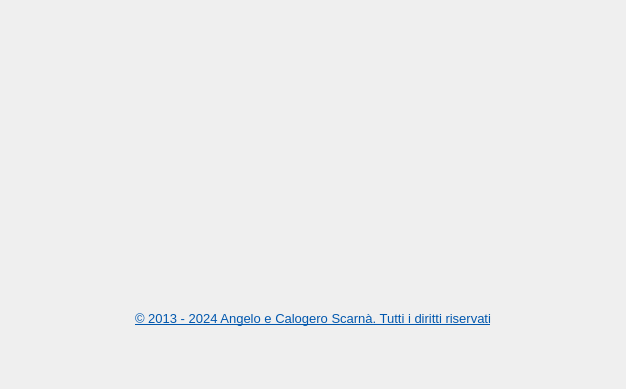
     <widget class="QWidget" name="page">
      <property name="geometry">
       <rect>
        <x>0</x>
        <y>0</y>
        <width>626</width>
        <height>389</height>
       </rect>
      </property>
      <attribute name="label">
       <string>About</string>
      </attribute>
      <layout class="QGridLayout" name="gridLayout_5">
       <item row="0" column="0">
        <widget class="QLabel" name="label_2">
         <property name="font">
          <font>
           <family>A Cut Above The Rest</family>
           <pointsize>26</pointsize>
           <weight>50</weight>
           <italic>true</italic>
           <bold>false</bold>
          </font>
         </property>
         <property name="styleSheet">
          <string notr="true"/>
         </property>
         <property name="text">
          <string>&lt;!DOCTYPE HTML PUBLIC &quot;-//W3C//DTD HTML 4.0//EN&quot; &quot;http://www.w3.org/TR/REC-html40/strict.dtd&quot;&gt;
&lt;html&gt;&lt;head&gt;&lt;meta name=&quot;qrichtext&quot; content=&quot;1&quot; /&gt;&lt;style type=&quot;text/css&quot;&gt;
p, li { white-space: pre-wrap; }
&lt;/style&gt;&lt;/head&gt;&lt;body style=&quot; font-family:'A Cut Above The Rest'; font-size:26pt; font-weight:400; font-style:italic;&quot;&gt;
&lt;p style=&quot;-qt-paragraph-type:empty; margin-top:0px; margin-bottom:0px; margin-left:0px; margin-right:0px; -qt-block-indent:0; text-indent:0px;&quot;&gt;&lt;/p&gt;&lt;/body&gt;&lt;/html&gt;</string>
         </property>
         <property name="alignment">
          <set>Qt::AlignCenter</set>
         </property>
        </widget>
       </item>
       <item row="1" column="0">
        <widget class="QLabel" name="label">
         <property name="text">
          <string/>
         </property>
         <property name="pixmap">
          <pixmap resource="../biblio.qrc">:/images/logo4.png</pixmap>
         </property>
         <property name="alignment">
          <set>Qt::AlignCenter</set>
         </property>
        </widget>
       </item>
       <item row="2" column="0">
        <widget class="QLabel" name="label_3">
         <property name="cursor">
          <cursorShape>PointingHandCursor</cursorShape>
         </property>
         <property name="text">
          <string>&lt;!DOCTYPE HTML PUBLIC &quot;-//W3C//DTD HTML 4.0//EN&quot; &quot;http://www.w3.org/TR/REC-html40/strict.dtd&quot;&gt;
&lt;html&gt;&lt;head&gt;&lt;meta name=&quot;qrichtext&quot; content=&quot;1&quot; /&gt;&lt;style type=&quot;text/css&quot;&gt;
p, li { white-space: pre-wrap; }
&lt;/style&gt;&lt;/head&gt;&lt;body style=&quot; font-family:'Sans Serif'; font-size:9pt; font-weight:400; font-style:normal;&quot;&gt;
&lt;table border=&quot;0&quot; style=&quot;-qt-table-type: root; margin-top:4px; margin-bottom:4px; margin-left:4px; margin-right:4px;&quot;&gt;
&lt;tr&gt;
&lt;td style=&quot;border: none;&quot;&gt;
&lt;p align=&quot;center&quot; style=&quot; margin-top:0px; margin-bottom:0px; margin-left:0px; margin-right:0px; -qt-block-indent:0; text-indent:0px;&quot;&gt;&lt;a href=&quot;https://www.codelinsoft.it/sito/2013-11-17-17-56-34/lylibrary.html&quot;&gt;&lt;span style=&quot; font-family:'DejaVu Sans'; font-size:10pt; text-decoration: underline; color:#0057ae;&quot;&gt;© 2013 - 2024 Angelo e Calogero Scarnà. Tutti i diritti riservati&lt;/span&gt;&lt;/a&gt;&lt;/p&gt;&lt;/td&gt;&lt;/tr&gt;&lt;/table&gt;&lt;/body&gt;&lt;/html&gt;</string>
         </property>
         <property name="textFormat">
          <enum>Qt::RichText</enum>
         </property>
         <property name="scaledContents">
          <bool>false</bool>
         </property>
         <property name="alignment">
          <set>Qt::AlignCenter</set>
         </property>
         <property name="openExternalLinks">
          <bool>true</bool>
         </property>
         <property name="textInteractionFlags">
          <set>Qt::TextBrowserInteraction</set>
         </property>
        </widget>
       </item>
      </layout>
     </widget>
